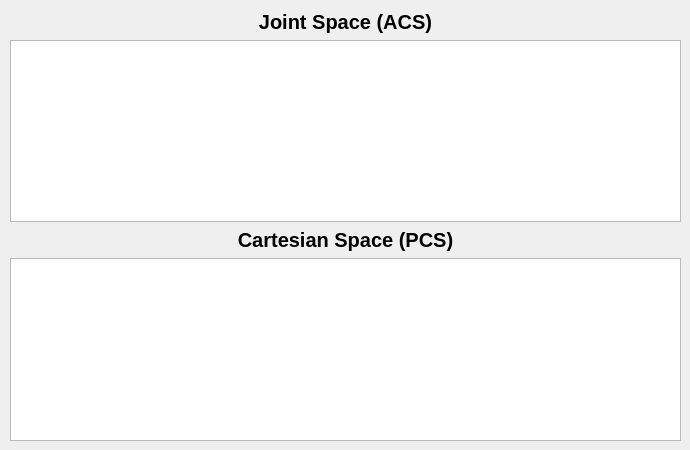
    <widget class="QWidget" name="tab_arm">
     <attribute name="title">
      <string>Arm</string>
     </attribute>
     <widget class="QWidget" name="verticalLayoutWidget_3">
      <property name="geometry">
       <rect>
        <x>10</x>
        <y>10</y>
        <width>671</width>
        <height>431</height>
       </rect>
      </property>
      <layout class="QVBoxLayout" name="verticalLayout_3">
       <item>
        <widget class="QLabel" name="label_acs_command_list">
         <property name="font">
          <font>
           <pointsize>15</pointsize>
           <weight>75</weight>
           <bold>true</bold>
          </font>
         </property>
         <property name="text">
          <string>Joint Space (ACS)</string>
         </property>
         <property name="alignment">
          <set>Qt::AlignCenter</set>
         </property>
        </widget>
       </item>
       <item>
        <widget class="QTableView" name="tableView_joint">
         <property name="font">
          <font>
           <pointsize>13</pointsize>
          </font>
         </property>
         <property name="selectionMode">
          <enum>QAbstractItemView::MultiSelection</enum>
         </property>
         <property name="selectionBehavior">
          <enum>QAbstractItemView::SelectRows</enum>
         </property>
        </widget>
       </item>
       <item>
        <widget class="QLabel" name="label_pcs_command_list">
         <property name="font">
          <font>
           <pointsize>15</pointsize>
           <weight>75</weight>
           <bold>true</bold>
          </font>
         </property>
         <property name="text">
          <string>Cartesian Space (PCS)</string>
         </property>
         <property name="alignment">
          <set>Qt::AlignCenter</set>
         </property>
        </widget>
       </item>
       <item>
        <widget class="QTableView" name="tableView_pos">
         <property name="font">
          <font>
           <pointsize>13</pointsize>
          </font>
         </property>
         <property name="selectionMode">
          <enum>QAbstractItemView::MultiSelection</enum>
         </property>
         <property name="selectionBehavior">
          <enum>QAbstractItemView::SelectRows</enum>
         </property>
        </widget>
       </item>
      </layout>
     </widget>
    </widget>
